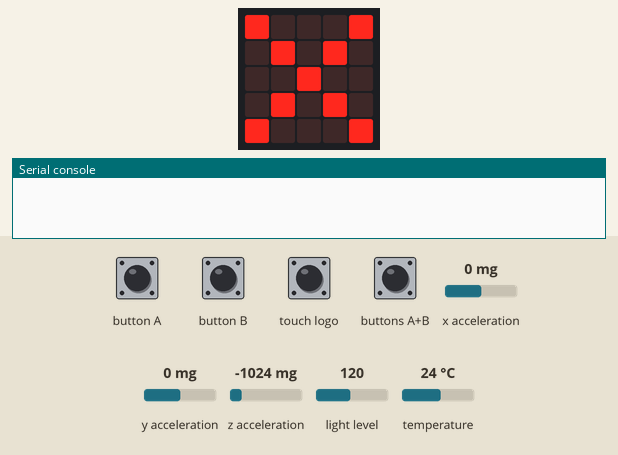
Recording of a program running on a simulated BBC micro:bit (MakeCode). Shown: the board's 5×5 LED display, the last lines printed to the serial console. The inputs (shaded band) are chosen by the test bench; at power-on: x acceleration 0 mg, y acceleration 0 mg, z acceleration -1024 mg, light level 120, temperature 24 °C. No radio messages arrive unless stated (any console line starting 'radio sent:' is added by the test bench); data-log rows are listed on the console.

Above: at 1.8 s.
1.9 s: touch logo pressed for 0.15 s
At 2.3 s:
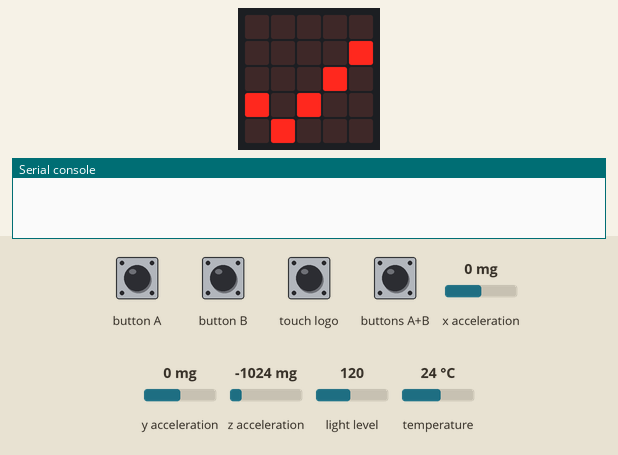
3.5 s: buttons A+B pressed for 0.15 s
At 4.7 s:
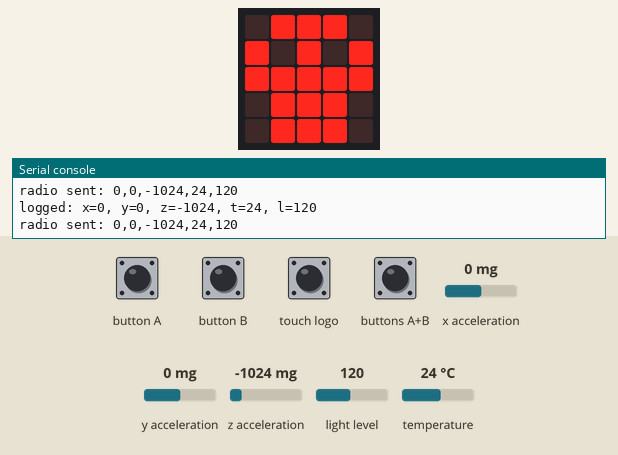
Timing chart, 0 to 6.5 s (numbered marks = the images above; inputs shaded):
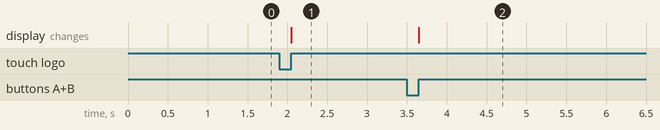

Measured:
- after the input at 1.9 s, the display: changes after 0.15 s (image 1)
- after the input at 3.5 s, the display: changes after 0.15 s (image 2)

The program:

main.ts
```typescript
datalogger.onLogFull(function () {
    basic.showLeds(`
        # # # # #
        # # # # #
        # # # # #
        # # # # #
        # # # # #
        `)
})
input.onLogoEvent(TouchButtonEvent.Pressed, function () {
    if (logging) {
        logging = false
        basic.showIcon(IconNames.No)
    } else {
        logging = true
        basic.showIcon(IconNames.Yes)
    }
})
input.onButtonPressed(Button.AB, function () {
    basic.showIcon(IconNames.Skull)
    datalogger.deleteLog()
    datalogger.setColumnTitles(
    "x",
    "y",
    "z",
    "z",
    "t",
    "l"
    )
})
let logging = false
radio.setGroup(1)
logging = false
basic.showIcon(IconNames.No)
datalogger.setColumnTitles(
"x",
"y",
"z",
"z",
"t",
"l"
)
loops.everyInterval(1000, function () {
    if (logging) {
        datalogger.log(
        datalogger.createCV("x", input.acceleration(Dimension.X)),
        datalogger.createCV("y", input.acceleration(Dimension.Y)),
        datalogger.createCV("z", input.acceleration(Dimension.Z)),
        datalogger.createCV("t", input.temperature()),
        datalogger.createCV("l", input.lightLevel())
        )
        radio.sendString("" + input.acceleration(Dimension.X) + "," + input.acceleration(Dimension.Y) + "," + input.acceleration(Dimension.Z) + "," + input.temperature() + "," + input.lightLevel())
    }
})
```

test.ts
```typescript
// aquí va el archivo "tests"; esto no se compilará cuando este paquete se utilice como una extensión.
```
